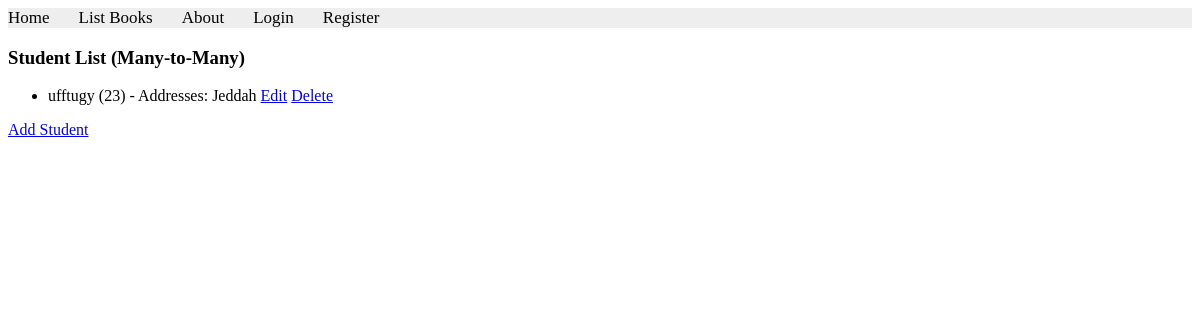
The app's page /books/students2/ with its own data.
### apps/bookmodule/models.py (models this page shows, shortened)
class Student2(models.Model):
    name = models.CharField(max_length=100)
    age = models.IntegerField()
    addresses = models.ManyToManyField(Address2)  # Many-to-Many relationship

class Address2(models.Model):
    city = models.CharField(max_length=100)

### apps/bookmodule/views.py (the view)
# urls.py: path('students2/', views.list_students2, name='list_students2'),
def list_students2(request):
    students = Student2.objects.prefetch_related('addresses').all()
    return render(request, 'student/list_students2.html', {'students': students})

### apps/templates/student/list_students2.html
{% extends "layouts/base.html" %}
{% block content %}
<h3>Student List (Many-to-Many)</h3>
<ul>
    {% for student in students %}
    <li>
        {{ student.name }} ({{ student.age }}) - Addresses:
        {% for address in student.addresses.all %}
            {{ address.city }}{% if not forloop.last %}, {% endif %}
        {% endfor %}
        <a href="{% url 'update_student2' student.id %}">Edit</a>
        <a href="{% url 'delete_student2' student.id %}">Delete</a>
    </li>
    {% endfor %}
</ul>
<a href="{% url 'add_student2' %}">Add Student</a>
{% endblock %}

### records on screen
Student2: name "ufftugy", age "23"
Address2: city "Jeddah"
